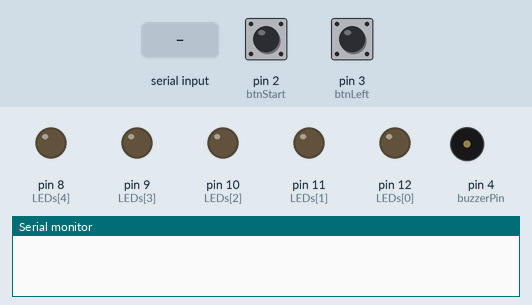
Simulated run of this sketch. Board: Arduino Uno, built with avr-gcc and run on an emulated ATmega328P. On the bench: output pins drawn as LEDs (lit = HIGH), buzzer (waves = sounding), the last lines printed to the serial monitor. Dashed ring = blinking. Inputs (shaded band) come from the test bench; at power-on: pin 2 (btnStart) HIGH, pin 3 (btnLeft) HIGH.

Above: at 1.6 s.
1.7 s: "B90\n" received over Serial
At 1.77 s:
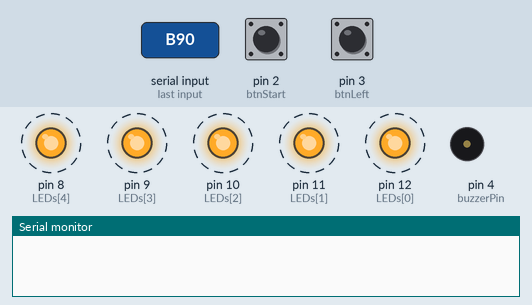
4.7 s: pin 2 (btnStart) pulled LOW for 0.15 s
At 5.2 s:
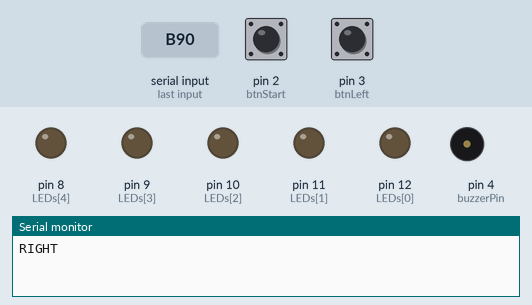
6.3 s: pin 3 (btnLeft) pulled LOW for 0.15 s
At 7.8 s:
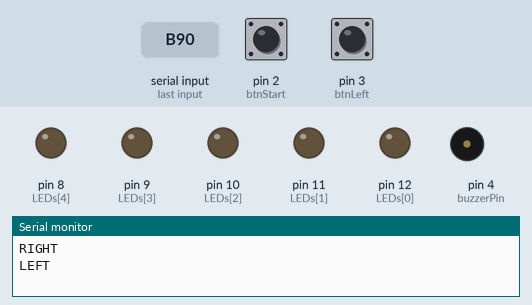
Timing chart, 0 to 9.3 s (numbered marks = the images above; inputs shaded):
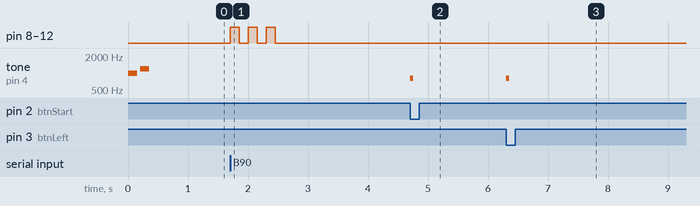

The sketch:

simon_arduino.ino
```cpp
//======================
//===== Simon Says =====
//======================

const int LEDs[] = { 12, 11, 10, 9, 8 };
const int ledCount = 5;

const int buzzerPin = 4;
const int btnLeft = 3;
const int btnStart = 2;

int currentLED = 0;
bool ledOn = false;
unsigned long lastBlink = 0;
unsigned long blinkInterval = 500;

int cursor = 0;
bool btnLeftWasPressed = false;
bool btnRightWasPressed = false;

// Game state received from Processing
// Commands: 'L' + index = light LED index
// Commands: 'X' = turn off all
// Commands: 'W' = win buzzer
// Commands: 'F' = fail buzzer

void setup() {
  Serial.begin(9600);

  for (int i = 0; i < ledCount; i++) {
    pinMode(LEDs[i], OUTPUT);
    digitalWrite(LEDs[i], LOW);
  }

  pinMode(buzzerPin, OUTPUT);
  pinMode(btnLeft, INPUT_PULLUP);
  pinMode(btnStart, INPUT_PULLUP);

  // Startup beep
  tone(buzzerPin, 1000, 150);
  delay(200);
  tone(buzzerPin, 1200, 150);
  delay(200);
  noTone(buzzerPin);
}

void turnOffAll() {
  for (int i = 0; i < ledCount; i++) {
    digitalWrite(LEDs[i], LOW);
  }
}

void lightLED(int index) {
  if (index < 0 || index >= ledCount) return;
  turnOffAll();
  digitalWrite(LEDs[index], HIGH);
}

void playWinSound() {
  int notes[] = { 523, 659, 784, 1047 };
  int dur[] = { 100, 100, 100, 200 };
  for (int i = 0; i < 4; i++) {
    tone(buzzerPin, notes[i], dur[i]);
    delay(dur[i] + 30);
  }
  noTone(buzzerPin);
}

void playFailSound() {
  tone(buzzerPin, 300, 400);
  delay(450);
  tone(buzzerPin, 200, 600);
  delay(650);
  noTone(buzzerPin);
}

void playClickSound() {
  tone(buzzerPin, 800, 50);
  delay(60);
  noTone(buzzerPin);
}

void handleSerial() {
  while (Serial.available() > 0) {
    char cmd = Serial.read();

    if (cmd == 'X') {
      turnOffAll();
    }

    else if (cmd == 'L') {
      unsigned long t = millis();

      while (!Serial.available() && millis() - t < 100)
        ;

      if (Serial.available()) {
        int idx = Serial.read() - '0';

        if (idx >= 0 && idx < ledCount) {   // FIXED safety check
          lightLED(idx);
          playClickSound();
        }
      }
    }

    else if (cmd == 'W') {
      playWinSound();
      turnOffAll();
    }

    else if (cmd == 'F') {
      playFailSound();
      turnOffAll();
    }

    else if (cmd == 'B') {
      for (int b = 0; b < 3; b++) {
        for (int i = 0; i < ledCount; i++) {
          digitalWrite(LEDs[i], HIGH);
        }
        delay(150);
        turnOffAll();
        delay(150);
      }
    }
  }
}

void handleButtons() {
  bool leftNow = (digitalRead(btnLeft) == LOW);
  bool rightNow = (digitalRead(btnStart) == LOW);

  if (leftNow && !btnLeftWasPressed) {
    Serial.println("LEFT");
    playClickSound();
  }

  if (rightNow && !btnRightWasPressed) {
    Serial.println("RIGHT");
    playClickSound();
  }

  btnLeftWasPressed = leftNow;
  btnRightWasPressed = rightNow;
}

void loop() {
  handleSerial();
  handleButtons();
  delay(10);
}
```

Measured:
- after the input at 1.7 s, pin 8 (LEDs[4]), pin 9 (LEDs[3]), pin 10 (LEDs[2]), pin 11 (LEDs[1]), pin 12 (LEDs[0]): alternates HIGH for 0.15 s and LOW for 0.15 s, 6 changes in all, then stays LOW, starting at once
- after the input at 4.7 s, tone on pin 4 (buzzerPin): silent → 800 Hz at once, → silent 0.05 s later
- after the input at 6.3 s, tone on pin 4 (buzzerPin): silent → 800 Hz at once, → silent 0.05 s later
